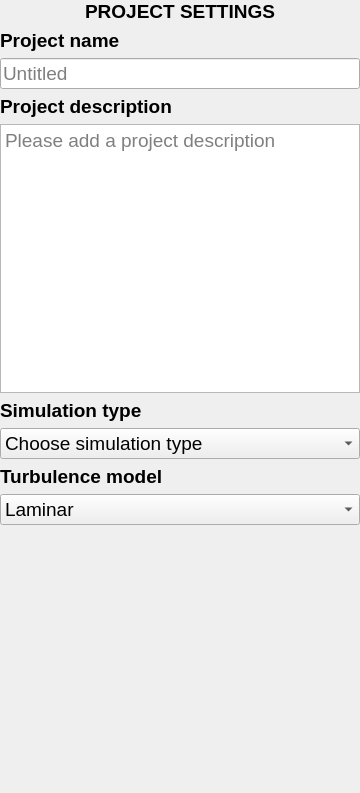
<?xml version="1.0" encoding="UTF-8"?>
<ui version="4.0">
 <class>projectsettings</class>
 <widget class="QFrame" name="projectsettings">
  <property name="geometry">
   <rect>
    <x>0</x>
    <y>0</y>
    <width>332</width>
    <height>793</height>
   </rect>
  </property>
  <property name="windowTitle">
   <string>Frame</string>
  </property>
  <layout class="QVBoxLayout" name="verticalLayout">
   <property name="leftMargin">
    <number>0</number>
   </property>
   <property name="topMargin">
    <number>0</number>
   </property>
   <property name="rightMargin">
    <number>0</number>
   </property>
   <property name="bottomMargin">
    <number>0</number>
   </property>
   <item>
    <widget class="QLabel" name="Lbl_H1">
     <property name="font">
      <font>
       <pointsize>14</pointsize>
      </font>
     </property>
     <property name="text">
      <string>&lt;html&gt;&lt;head/&gt;&lt;body&gt;&lt;p&gt;&lt;span style=&quot; font-weight:600;&quot;&gt;PROJECT SETTINGS&lt;/span&gt;&lt;/p&gt;&lt;/body&gt;&lt;/html&gt;</string>
     </property>
     <property name="alignment">
      <set>Qt::AlignCenter</set>
     </property>
    </widget>
   </item>
   <item>
    <widget class="QLabel" name="Lbl_PName">
     <property name="font">
      <font>
       <pointsize>14</pointsize>
       <weight>75</weight>
       <bold>true</bold>
      </font>
     </property>
     <property name="text">
      <string>&lt;html&gt;&lt;head/&gt;&lt;body&gt;&lt;p&gt;Project name&lt;/p&gt;&lt;/body&gt;&lt;/html&gt;</string>
     </property>
    </widget>
   </item>
   <item>
    <widget class="QLineEdit" name="Led_PName">
     <property name="font">
      <font>
       <pointsize>14</pointsize>
      </font>
     </property>
     <property name="toolTip">
      <string>Provide a project name.</string>
     </property>
     <property name="toolTipDuration">
      <number>10000</number>
     </property>
     <property name="placeholderText">
      <string>Untitled</string>
     </property>
    </widget>
   </item>
   <item>
    <widget class="QLabel" name="Lbl_PDesc">
     <property name="font">
      <font>
       <pointsize>14</pointsize>
       <weight>75</weight>
       <bold>true</bold>
      </font>
     </property>
     <property name="text">
      <string>&lt;html&gt;&lt;head/&gt;&lt;body&gt;&lt;p&gt;Project description&lt;/p&gt;&lt;/body&gt;&lt;/html&gt;</string>
     </property>
    </widget>
   </item>
   <item>
    <widget class="QPlainTextEdit" name="Ted_PDesc">
     <property name="font">
      <font>
       <pointsize>14</pointsize>
      </font>
     </property>
     <property name="toolTip">
      <string>Add a project description</string>
     </property>
     <property name="toolTipDuration">
      <number>10000</number>
     </property>
     <property name="tabChangesFocus">
      <bool>true</bool>
     </property>
     <property name="placeholderText">
      <string>Please add a project description</string>
     </property>
    </widget>
   </item>
   <item>
    <widget class="QLabel" name="Lbl_SimType">
     <property name="font">
      <font>
       <pointsize>14</pointsize>
       <weight>75</weight>
       <bold>true</bold>
      </font>
     </property>
     <property name="text">
      <string>&lt;html&gt;&lt;head/&gt;&lt;body&gt;&lt;p&gt;Simulation type&lt;/p&gt;&lt;/body&gt;&lt;/html&gt;</string>
     </property>
    </widget>
   </item>
   <item>
    <widget class="QComboBox" name="CmB_SimType">
     <property name="font">
      <font>
       <pointsize>14</pointsize>
      </font>
     </property>
     <property name="toolTip">
      <string>Choose the type of simulation to be done</string>
     </property>
     <property name="toolTipDuration">
      <number>10000</number>
     </property>
     <item>
      <property name="text">
       <string>Choose simulation type</string>
      </property>
     </item>
     <item>
      <property name="text">
       <string>CFD to resolve SW (Using SW results)</string>
      </property>
     </item>
     <item>
      <property name="text">
       <string>CFD to resolve SW (Using sim library)</string>
      </property>
     </item>
     <item>
      <property name="text">
       <string>CFD using bathymetry data</string>
      </property>
     </item>
     <item>
      <property name="text">
       <string>CFD using Wave Flume Digital Twin</string>
      </property>
     </item>
     <item>
      <property name="text">
       <string>CFD using STL file</string>
      </property>
     </item>
     <item>
      <property name="text">
       <string>CFD using maps</string>
      </property>
     </item>
     <item>
      <property name="text">
       <string>CFD using Surrogate solver</string>
      </property>
     </item>
    </widget>
   </item>
   <item>
    <widget class="QLabel" name="Lbl_TurbModel">
     <property name="font">
      <font>
       <pointsize>14</pointsize>
       <weight>75</weight>
       <bold>true</bold>
      </font>
     </property>
     <property name="text">
      <string>&lt;html&gt;&lt;head/&gt;&lt;body&gt;&lt;p&gt;Turbulence model&lt;/p&gt;&lt;/body&gt;&lt;/html&gt;</string>
     </property>
    </widget>
   </item>
   <item>
    <widget class="QComboBox" name="CmB_TurbModel">
     <property name="font">
      <font>
       <pointsize>14</pointsize>
      </font>
     </property>
     <property name="toolTip">
      <string>Choose the turbulence model to be used</string>
     </property>
     <property name="toolTipDuration">
      <number>10000</number>
     </property>
     <item>
      <property name="text">
       <string>Laminar</string>
      </property>
     </item>
     <item>
      <property name="text">
       <string>k-Epsilon</string>
      </property>
     </item>
     <item>
      <property name="text">
       <string>k-Omega SST</string>
      </property>
     </item>
    </widget>
   </item>
   <item>
    <spacer name="VSp">
     <property name="orientation">
      <enum>Qt::Vertical</enum>
     </property>
     <property name="sizeHint" stdset="0">
      <size>
       <width>20</width>
       <height>201</height>
      </size>
     </property>
    </spacer>
   </item>
  </layout>
 </widget>
 <resources/>
 <connections/>
</ui>
